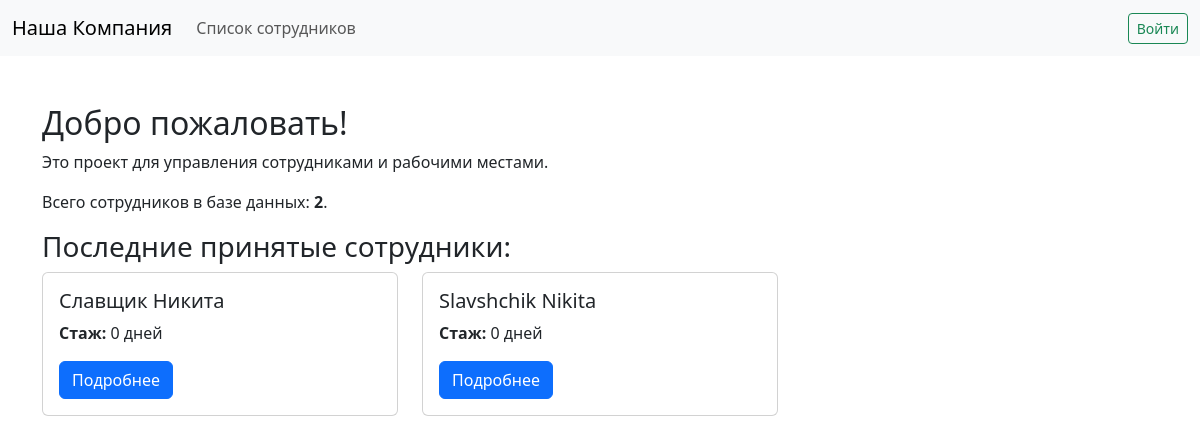
Before: / with the older database file.
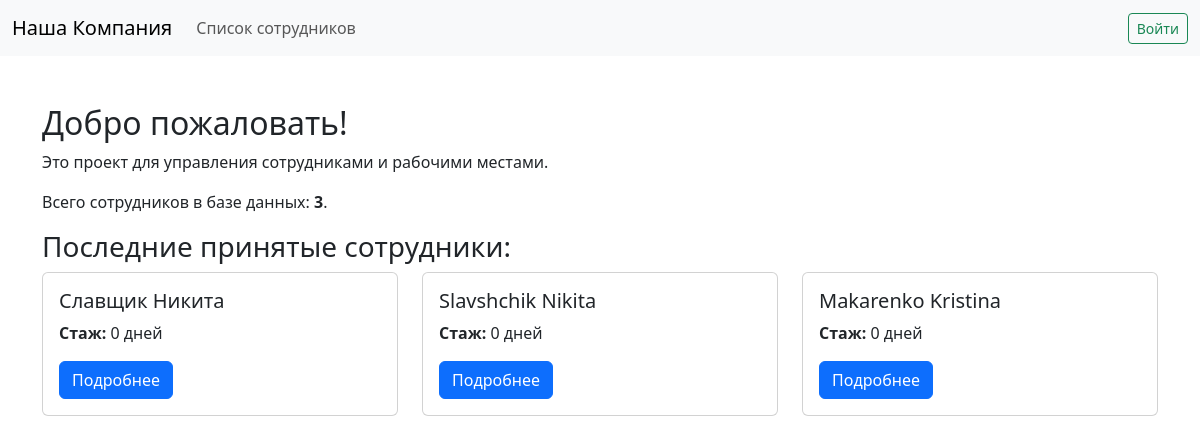
After: the same page with the newer database file.
### employees/models.py (models this page shows, shortened)
class CustomUser(AbstractBaseUser, PermissionsMixin):
    GENDER_CHOICES = [
        ("M", "Мужской"),
        ("F", "Женский"),
        ("O", "Другой"),
    ]
    username = models.CharField(max_length=150, unique=True)
    email = models.EmailField(unique=True)
    is_active = models.BooleanField(default=True)
    is_staff = models.BooleanField(default=False)
    first_name = models.CharField("Имя", max_length=150)
    last_name = models.CharField("Фамилия", max_length=150)
    gender = models.CharField("Пол", max_length=1, choices=GENDER_CHOICES, blank=True)
    middle_name = models.CharField("Отчество", max_length=150, blank=True)
    hire_date = models.DateField("Дата приема на работу", default=timezone.now)
    objects = CustomUserManager()
    USERNAME_FIELD = "username"
    REQUIRED_FIELDS = ["email", "first_name", "last_name"]
    def get_full_name(self):
        name = f"{self.last_name} {self.first_name}"
        if self.middle_name:
            name += f" {self.middle_name}"
        return name.strip()

### employees/views.py (the view)
# urls.py: path('', views.home, name='home'),
def home(request):
    all_employees_qs = CustomUser.objects.filter(is_active=True).order_by("-hire_date")
    recent_employees = all_employees_qs[:4]
    for emp in recent_employees:
        emp.tenure_days = (date.today() - emp.hire_date).days
    context = {
        "total_employees": all_employees_qs.count(),
        "recent_employees": recent_employees,
        "today": date.today(),
    }
    return render(request, "home.html", context)

### templates/home.html
{% extends "base.html" %}
{% block content %}
<h2>Добро пожаловать!</h2>
<p>Это проект для управления сотрудниками и рабочими местами.</p>
<p>Всего сотрудников в базе данных: <strong>{{ total_employees }}</strong>.</p>
<h3>Последние принятые сотрудники:</h3>
<div class="row row-cols-1 row-cols-md-3 g-4">
  {% for emp in recent_employees %}
  <div class="col">
      <div class="card h-100">
          <div class="card-body">
              <h5 class="card-title">{{ emp.get_full_name }}</h5>
              <p class="card-text"><strong>Стаж:</strong> {{ emp.tenure_days }} дней</p>
              <a href="{% url 'employee_detail' emp.pk %}" class="btn btn-primary">Подробнее</a>
          </div>
      </div>
  </div>
  {% empty %}
  <p>Сотрудников пока нет.</p>
  {% endfor %}
</div>
{% endblock %}

### templates/base.html (shortened to what this page needs)
<!DOCTYPE html>
<html lang="ru">
<head>
    <link href="https://cdn.jsdelivr.net/npm/bootstrap@5.3.3/dist/css/bootstrap.min.css" rel="stylesheet">
</head>
<body>
<header class="navbar navbar-expand-lg navbar-light bg-light mb-4">
  <div class="container-fluid">
    <a class="navbar-brand" href="{% url 'home' %}">Наша Компания</a>
    <div class="collapse navbar-collapse" id="navbarNav">
      <ul class="navbar-nav me-auto">
        <li class="nav-item">
          <a class="nav-link {% if request.resolver_match.url_name == 'employee_list' %}active{% endif %}"
             href="{% url 'employee_list' %}">Список сотрудников</a>
        </li>
      </ul>
      {% if user.is_authenticated %}
        <span class="navbar-text me-3">
          Здравствуйте, <strong>{{ user.get_full_name|default:user.username }}</strong>!
        </span>
        <a href="{% url 'profile' %}" class="btn btn-outline-primary btn-sm me-2">Профиль</a>
        <form action="{% url 'logout' %}" method="post" class="d-inline">
          {% csrf_token %}
          <button type="submit" class="btn btn-outline-danger btn-sm">Выйти</button>
        </form>
      {% else %}
        <a href="{% url 'login' %}" class="btn btn-outline-success btn-sm">Войти</a>
      {% endif %}
    </div>
  </div>
</header>
<div class="container">
  <main role="main" class="py-4">
    {% block content %}
    {% endblock %}
  </main>
</div>
</body>
</html>

Changed rows visible on the page:
added CustomUser: get_full_name "Makarenko Kristina", tenure_days "0"
Other visible differences:
{{ total_employees }}: "2" → "3"
